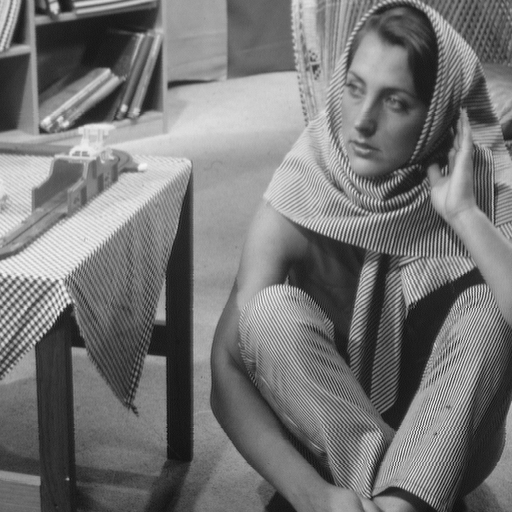
%> input picture data/barbara.png, 512 x 512 px
$ octave demo.m   (GNU Octave 9; MATLAB toolbox functions it lacks are replaced by stand-ins)
%> lines starting %> are read from the running program, lines starting %| are printed output that depends on the picture
### src/build_samples.m
function imgPatch=build_samples(CImages,M,N,isColor)
% imgPatch=build_samples(CImages,M,N) generates N image patches of size [M
% M] by randomly uniformly sampling from CImages.
% INPUT
% CImages : input image stacks. They could be color images or gray images.
% M : side length of the image pacth
% N : number of image patches
% isColor : flag indicating whether the input image stack is RGB or gray.
% OUTPUT
% imgPatch : imgPatch is [M M N] matrix if the input images are gray;
%            imgPatch is [M M*3 N] matrix if the input images are RGB.

if isColor==false
    [m1,m2,n]=size(CImages);
    imgPatch=zeros(M,M,N);
    for i=1:N
        k=randsample(n,1);
        x=randsample(m1-M+1,1);
        y=randsample(m2-M+1,1);
        patch=CImages(x:x+M-1,y:y+M-1,k);
        imgPatch(:,:,i)=patch;
    end
else
    [m1,m2,~,n]=size(CImages);
    imgPatch=zeros(M,M,3,N);
    for i=1:N
        k=randsample(n,1);
        x=randsample(m2-M+1,1);
        y=randsample(m1-M+1,1);
        patch=CImages(y:y+M-1,x:x+M-1,:,k);
        imgPatch(:,:,:,i)=patch;
    end
    imgPatch=reshape(imgPatch,[M,M*3,N]);
end

### src/imdisp.m
function hIm = imdisp(I, varargin)
%IMDISP  Display one or more images nicely
%
% Examples:
%   imdisp
%   imdisp(I)
%   imdisp(I, map)
%   imdisp(I, lims)
%   imdisp(I, map, lims)
%   imdisp(..., param1, value1, param2, value2, ...)
%   h = imdisp(...)
%
% This function displays one or more images nicely. Images can be defined
% by arrays or filenames. Multiple images can be input in a cell array or
% stacked along the fourth dimension, and are displayed as a grid of
% subplots (an improvement over MONTAGE). The size of grid is calculated or
% user defined. The figure size is set so that images are magnified by an
% integer value.
%
% If the image grid size is user defined, images not fitting in the grid
% can be scrolled through using the following key presses:
%    Up - Back a row.
%    Down - Forward a row.
%    Left - Back a page (or column if there is only one row).
%    Right - Forward a page (or column if there is only one row).
%    Shift - 2 x speed.
%    Ctrl - 4 x speed.
%    Shift + Ctrl - 8 x speed.
%
% This allows fast scrolling through a movie or image stack, e.g.
%    imdisp(imstack, 'Size', 1)
% The function can be used as a visual DIR, e.g.
%    imdisp()
% to display all images in the current directory on a grid, or
%    imdisp({}, 'Size', 1)
% to scroll through them one at a time.
%
% IN:
%   I - MxNxCxP array of images, or 1xP cell array. C is 1 for indexed
%       images or 3 for RGB images. P is the number of images. If I is a
%       cell array then each cell must contain an image. Images can equally
%       be defined by filenames. If I is an empty cell array then all the
%       images in the current directory are used. Default: {}.
%   map - Kx3 colormap to be used with indexed images. Default: gray(256).
%   lims - [LOW HIGH] display range for indexed images. Default: [min(I(:))
%          max(I(:))].
%   Optional parameters - name, value parameter pairs for the following:
%      'Size' - [H W] size of grid to display image on. If only H is given
%               then W = H. If either H or W is NaN then the number of rows
%               or columns is chosen such that all images fit. If both H
%               and W are NaN or the array is empty then the size of grid
%               is chosen to fit all images in as large as possible.
%               Default: [].
%      'Indices' - 1xL list of indices of images to display. Default: 1:P.
%      'Border' - [TB LR] borders to give each image top and bottom (TB)
%                 and left and right (LR), to space out images. Borders are
%                 normalized to the subplot size, i.e. TB = 0.01 gives a
%                 border 1% of the height of each subplot. If only TB is
%                 given, LR = TB. Default: 0.01.
%      'DisplayRange' - Same as lims input.
%      'Map' - Kx3 colormap or (additionally from above) name of MATLAB
%              colormap, for use with indexed images. Default: gray(256).
%
% OUT:
%   h - HxW array of handles to images.
%
%   See also IMAGE, IMAGESC, IMSHOW, MONTAGE.

% Parse inputs
[map layout gap indices lims] = parse_inputs(varargin);

if nargin == 0 || (iscell(I) && isempty(I))
    % Read in all the images in the directory
    I = get_im_names;
    if isempty(I)
        % No images found
        if nargout > 0
            hIm = [];
        end
        return
    end
end

% Check if input is filenames
if ischar(I)
    [x y c] = size(I);
    if (x > 1 && y > 1) || c > 1
        I = num2cell(I, 2);
    else
        I = {I(:)'};
    end
end

% Get limits, etc.
if isnumeric(I) || islogical(I)
    [y x c n] = size(I);
    if isempty(lims)
        lims = min_max(I);
    elseif isequal(0, lims)
        lims = default_limits(I);
    elseif c == 3
        % Rescale
        if ~isfloat(I)
            I = single(I);
        end
        I = min(max((I - lims(1)) ./ (lims(2) - lims(1)), 0), 1);
    end
    if isfloat(I) && c == 3 && n > 1
        I = uint8(I * 256 - 0.5);
        lims = round(lims * 256 - 0.5);
    end
elseif iscell(I)
    n = numel(I);
    A = I{1};
    if ischar(A)
        % Read in the image (or images for multi-frame files)
        if n == 1
            I = imread_rgb_multi(A);
            if iscell(I)
                n = numel(I);
                A = I{1};
                [y x c] = size(A);
            else
                [y x c n] = size(I);
                A = I;
            end
        else
            A = imread_rgb(A);
            I{1} = A;
            [y x c] = size(A);
        end
    else
        [y x c] = size(A);
    end
    % Assume all images are the same size and type as the first
    if isempty(lims) || isequal(0, lims)
        lims = default_limits(A);
    end
else
    error('I not of recognized type.');
end

% Select indexed images
if ~isequal(indices, -1)
    if iscell(I)
        I = I(indices);
        n = numel(I);
    else
        I = I(:,:,:,indices);
        n = size(I, 4);
    end
end

% Get the current figure
hFig = get(0, 'CurrentFigure');
if isempty(hFig)
    % Create a new figure
    hFig = figure;
elseif n > 1
    % Clear the figure
    hFig = clf(hFig, 'reset');
end

% Set the colormap
set(hFig, 'Colormap', map);

% Display the image(s)
if n == 0
    hIm = display_image([], gca, [0 1]);

    if nargout == 0
        clear hIm % Avoid printing this out
    end
    return
elseif n == 1
    % IMSHOW mode
    % Display the single image
    hAx = gca;
    if iscell(I)
        I = I{1};
    end
    hIm = display_image(I, hAx, lims);

    if nargout == 0
        clear hIm % Avoid printing this out
    end

    % Only resize image if it is alone in the figure
    if numel(findobj(get(hFig, 'Children'), 'Type', 'axes')) > 1
        return
    end
    % Could still be the first subplot - do another check
    axesPos = get(hAx, 'Position');
    newAxesPos = [gap(1) gap(end) 1-2*gap(1) 1-2*gap(end)];
    if isequal(axesPos, get(hFig, 'DefaultAxesPosition'))
        % Default position => not a subplot
        % Fill the window
        set(hAx, 'Units', 'normalized', 'Position', newAxesPos);
        axesPos = newAxesPos;
    end
    if ~isequal(axesPos, newAxesPos)
        % Figure not alone, so don't resize.
        return
    end
    layout = [1 1];
else
    % MONTAGE mode
    % Compute a good layout
    layout = choose_layout(n, y, x, layout);

    % Create a data structure to store the data in
    num = prod(layout);
    state.num = num * ceil(n / num);
    hIm = zeros(layout);
    hAx = zeros(layout);

    % Set the first lot of images
    index = mod(0:num-1, state.num) + 1;
    hw = 1 ./ layout;
    gap = gap ./ layout;
    dims = hw - 2 * gap;
    dims = dims([2 1]);
    for a = 1:layout(1)
        for b = 1:layout(2)
            c = index(b + (layout(1) - a) * layout(2));
            if c > n
                A = [];
            elseif iscell(I)
                A = I{c};
                if ischar(A)
                    A = imread_rgb(A);
                    I{c} = A;
                end
            else
                A = I(:,:,:,c);
            end
            hAx(a,b) = axes('Position', [(b-1)*hw(2)+gap(2) (a-1)*hw(1)+gap(1) dims], 'Units', 'normalized');
            hIm(a,b) = display_image(A, hAx(a,b), lims);
        end
    end

    % Check if we need to be able to scroll through images
    if n > num
        % Intialize rest of data structure
        state.hIm = hIm;
        state.hAx = hAx;
        state.index = 1;
        state.layout = layout;
        state.n = n;
        state.I = I;
        % Set the callback for image navigation, and save the image data in the figure
        set(hFig, 'KeyPressFcn', @keypress_callback, 'Interruptible', 'off', 'BusyAction', 'cancel', 'UserData', state);
    end

    % Flip hIm so it matches the layout
    hIm = hIm(end:-1:1,:);

    if nargout == 0
        clear hIm % Avoid printing this out
    end
end

if strcmp(get(hFig, 'WindowStyle'), 'docked')
    % Figure is docked, so can't resize
    return
end

% Set the figure size well
% Compute the image size
ImSz = layout([2 1]) .* [x y] ./ (1 - 2 * gap([end 1]));

% Get the size of the monitor we're on
figPosCur = get(hFig, 'Position');
% Monitor sizes
MonSz = get(0, 'MonitorPositions');
MonOn = size(MonSz, 1);
if MonOn > 1
    % Make the origin the top left corner of the primary monitor
    correction = 0;
    if ispc
        for a = 1:MonOn
            if isequal(MonSz(a,1:2), [1 1])
                correction = MonSz(a,4);
                break
            end
        end
    end
    % Determine which monitor the centre of the image is on
    figCenter = figPosCur(1:2) + figPosCur(3:4) / 2;
    figCenter = MonSz - repmat(figCenter, [MonOn 2]);
    MonOn = all(sign(figCenter) == repmat([-1 -1 1 1], [MonOn 1]), 2);
    MonOn(1) = MonOn(1) | ~any(MonOn);
    MonSz = MonSz(MonOn,:);
    % Correct the size
    MonSz(3:4) = MonSz(3:4) - MonSz(1:2) + 1;
    % Correct the origin
    if correction
        MonSz(2) = correction - MonSz(4) - MonSz(2) + 2;
    end
end

% Check if the window is maximized
% This is a hack which may only work on Windows! No matter, though.
if isequal(MonSz([1 3]), figPosCur([1 3]))
    % Leave maximized
    return
end

% Compute the size to set the window
MaxSz = MonSz(3:4) - [20 120];
RescaleFactor = min(MaxSz ./ ImSz);
if RescaleFactor > 1
    % Integer scale for enlarging, but don't make too big
    MaxSz = min(MaxSz, [1200 800]);
    RescaleFactor = max(floor(min(MaxSz ./ ImSz)), 1);
end
figPosNew = ceil(ImSz * RescaleFactor);

% Don't move the figure if the size isn't changing
if isequal(figPosCur(3:4), figPosNew)
    return
end

% Keep the centre of the figure stationary
figPosNew = [floor(figPosCur(1:2)+(figPosCur(3:4)-figPosNew)/2) figPosNew];

% Ensure the figure is in bounds
figPosNew(1:2) = min(max(figPosNew(1:2), MonSz(1:2)+6), MonSz(1:2)+MonSz(3:4)-[6 101]-figPosNew(3:4));

% Set the figure size and position
set(hFig, 'Position', figPosNew);
return

%% Keypress callback
% The function which does all the display stuff
% [72 lines left out: function keypress_callback, not called in this run]

%% Display the image
% [13 lines left out: function display_image, not called in this run]

%% Choose a good layout for the images
function layout = choose_layout(n, y, x, layout)
v = numel(layout);
N = isnan(layout);
if v == 0 || all(N)
    % Compute approximate layout
    sz = get(0, 'ScreenSize');
    sz = sz(3:4) ./ [x y];
    layout = ceil(sz([2 1]) ./ sqrt(prod(sz) / n));
    % Remove superfluous rows or columns
    while 1
        switch ([prod(layout - [1 0]) prod(layout - [0 1])] >= n) * [2; 1]
            case 0
                break;
            case 1
                layout = layout - [0 1];
            case 2
                layout = layout - [1 0];
            case 3
                if min(sz .* (layout - [0 1])) > min(sz .* (layout - [1 0]))
                    layout = layout - [0 1];
                else
                    layout = layout - [1 0];
                end
        end
    end
elseif v == 1
    layout = layout([1 1]);
elseif any(N)
    layout(N) = ceil(n / layout(~N));
end
layout = reshape(layout, 1, 2);
return

%% Read image to uint8 rgb array
% [47 lines left out: function imread_rgb, not called in this run]

%% Read (potentially) multi-frame image to uint8 rgb array
% [50 lines left out: function imread_rgb_multi, not called in this run]

%% Get the names of all images in a directory
% [14 lines left out: function get_im_names, not called in this run]

%% Parse inputs
function [map layout gap indices lims] = parse_inputs(inputs)

% Set defaults
map = [];
layout = [];
gap = 0;
indices = -1;
lims = 0;

% Check for map and display range
for b = 1:numel(inputs)
    if ~isnumeric(inputs{b})
        b = b - 1;
        break;
    end
    if size(inputs{b}, 2) == 3
        map = inputs{b};
    elseif numel(inputs{b}) < 3
        lims = inputs{b};
    end
end

% Go through option pairs
for a = b+1:2:numel(inputs)
    switch lower(inputs{a})
        case 'map'
            map = inputs{a+1};
            if ischar(map)
                map = feval(map, 256);
            end
        case {'size', 'grid'}
            layout = inputs{a+1};
        case {'gap', 'border'}
            gap = inputs{a+1};
        case 'indices'
            indices = inputs{a+1};
        case {'lims', 'displayrange'}
            lims = inputs{a+1};
        otherwise
            error('Input option %s not recognized', inputs{a});
    end
end

if isempty(map)
   map = gray(256);
end
return

%% Return default limits for the image type
function lims = default_limits(A)
if size(A, 3) == 1
    lims = min_max(A);
else
    lims = [0 1];
    if ~isfloat(A)
        lims = lims * double(intmax(class(A)));
    end
end
return

%% Return minimum and maximum values
function lims = min_max(A)
M = isfinite(A);
lims = double([min(A(M)) max(A(M))]);
if isempty(lims)
    lims = [0 1];
elseif lims(1) == lims(2)
    lims(2) = lims(1) + 1;
end
return

### src/demo.m
%% Build Samples
I=double(imread('../data/barbara.png'));
%> I: size 512x512 double; min 12, max 246, mean 117.4; mean of the top-left, top-right, bottom-left and bottom-right quarters 141.1, 126.4, 98.1, 103.9
tic
imgPatch=build_samples(I,25,100,0);
%> the loop in build_samples, `for i=1:N` made 100 passes
%> pass 1, in build_samples, `patch=CImages(x:x+M-1,y:y+M-1,k);`:
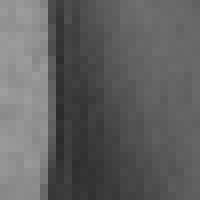
%> patch: size 25x25 double (shown 8 times larger); min 43, max 158, mean 96.8
%> pass 2, in build_samples, `patch=CImages(x:x+M-1,y:y+M-1,k);`:
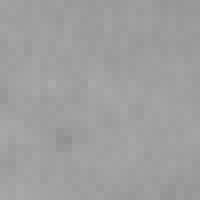
%> patch: size 25x25 double (shown 8 times larger); min 144, max 170, mean 158.9
toc
imdisp(reshape(imgPatch,[25,25,1,100]))
%> after the loop in parse_inputs, `for b = 1:numel(inputs)`: lims = 0
%> after the loop in parse_inputs, `for a = b+1:2:numel(inputs)`: indices = -1
%> in imdisp, `[map layout gap indices lims] = parse_inputs(varargin);`: map = 256 rows, first 12: [0 0 0; 0.00392 0.00392 0.00392; 0.00784 0.00784 0.00784; 0.0118 0.0118 0.0118; 0.0157 0.0157 0.0157; 0.0196 0.0196 0.0196; 0.0235 0.0235 0.0235; 0.0275 0.0275 0.0275; 0.0314 0.0314 0.0314; 0.0353 0.0353 0.0353; 0.0392 0.0392 0.0392; 0.0431 0.0431 0.0431]; layout = []; gap = 0; indices = -1; lims = 0
%> in min_max, `lims = double([min(A(M)) max(A(M))]);`: lims = [12 243]
%> in choose_layout, `N = isnan(layout);`: N = []
%> in imdisp, `layout = choose_layout(n, y, x, layout);`: layout = [10 10]
%> in imdisp, `num = prod(layout);`: num = 100
%> the run ends on the next line

$ run again, with data/flower.jpg saved as data/barbara.png
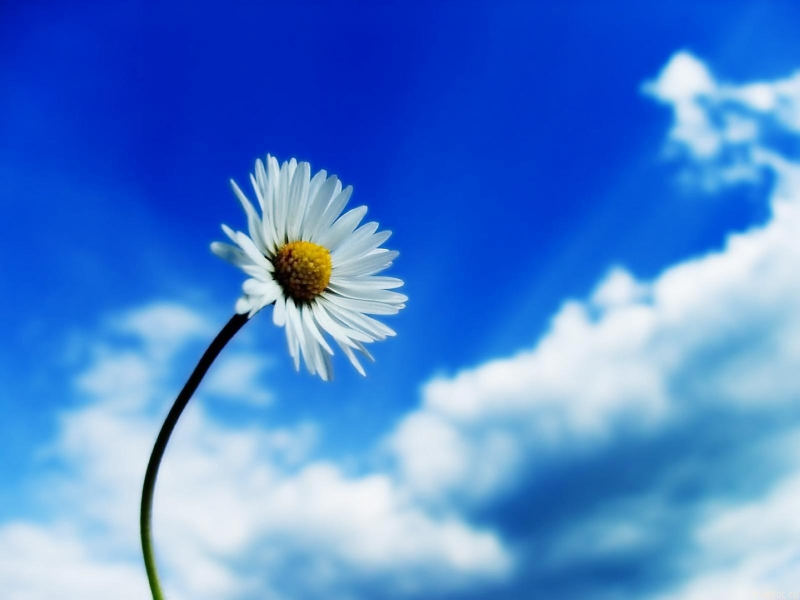
%> input picture data/flower.jpg, 1600 x 1200 px (shown at 1/2 size)
%> the loop in build_samples, `for i=1:N` made 100 passes
%> pass 2, in build_samples, `patch=CImages(x:x+M-1,y:y+M-1,k);`:
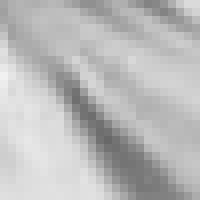
%> patch: size 25x25 double (shown 8 times larger); min 104, max 241, mean 186.7
%> after the loop in parse_inputs, `for b = 1:numel(inputs)`: lims = 0
%> after the loop in parse_inputs, `for a = b+1:2:numel(inputs)`: indices = -1
%> in imdisp, `[map layout gap indices lims] = parse_inputs(varargin);`: map = 256 rows, first 12: [0 0 0; 0.00392 0.00392 0.00392; 0.00784 0.00784 0.00784; 0.0118 0.0118 0.0118; 0.0157 0.0157 0.0157; 0.0196 0.0196 0.0196; 0.0235 0.0235 0.0235; 0.0275 0.0275 0.0275; 0.0314 0.0314 0.0314; 0.0353 0.0353 0.0353; 0.0392 0.0392 0.0392; 0.0431 0.0431 0.0431]; layout = []; gap = 0; indices = -1; lims = 0
%> in min_max, `lims = double([min(A(M)) max(A(M))]);`: lims = [0 255]
%> N = []
%> in imdisp, `layout = choose_layout(n, y, x, layout);`: layout = [10 10]
%> num = 100
